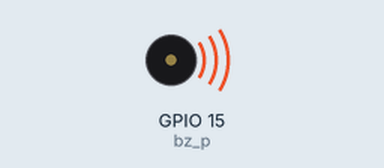
Bench run of a sketch on a simulated ESP32. Shown: buzzer (waves = sounding).

Above: at 0.1 s.
At 9.1 s:
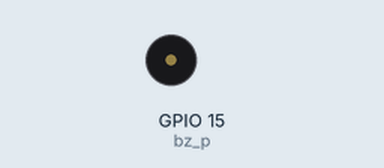
Timing chart, 0 to 10.6 s (numbered marks = the images above):
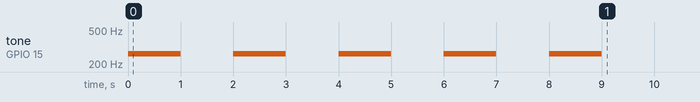

The sketch:

2_ledc_bz.ino
```cpp
#define bz_p 15

int fre = 5000;
int ch = 0;
int res = 8;
int bz = 0;


void setup() {

  ledcSetup(bz, fre, res);
  ledcAttachPin(bz_p, bz);

  for(int i=0 ; i<5 ; i++){
    ledcWriteTone(bz, 262);
    delay(1000);
    ledcWriteTone(bz, 0);
    delay(1000);
  }
}


void loop() {
  // put your main code here, to run repeatedly:

}
```
